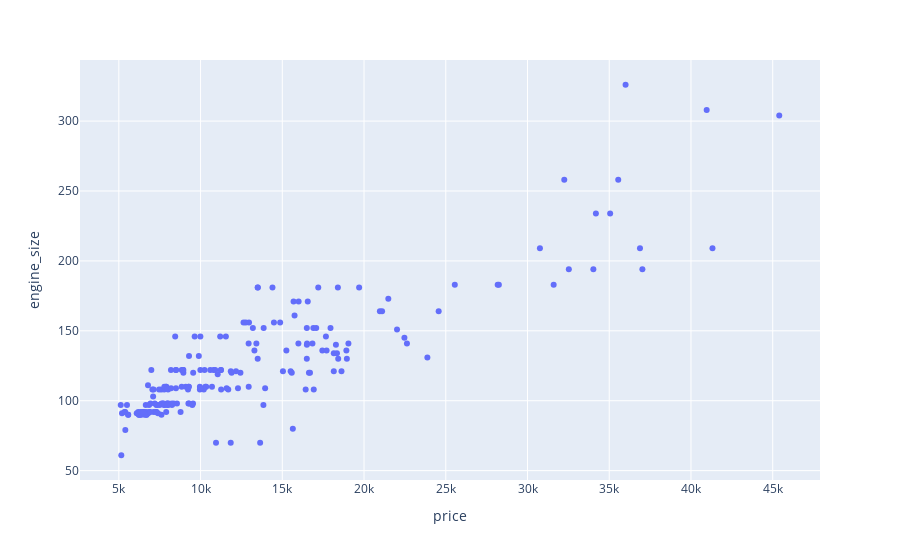

Notebook cell for this chart:
### Markdown cell above
### Scatter Plot

### Code cell
scat = px.scatter(df, x='price', y='engine_size')
scat.show()

### Figure 1 — Plotly figure (JSON) as saved in the notebook; plotly's stock layout.template omitted (floating-point values rounded to 4 significant figures; data arrays with more than 128 entries replaced by an {"elided": "..."} marker saying what was removed)
{"data": [{"hovertemplate": "price=%{x}<br>engine_size=%{y}<extra></extra>", "legendgroup": "", "marker": {"color": "#636efa", "symbol": "circle"}, "mode": "markers", "name": "", "orientation": "v", "showlegend": false, "type": "scatter", "x": {"elided": "201 int values"}, "xaxis": "x", "y": {"elided": "201 int values"}, "yaxis": "y"}], "layout": {"autosize": true, "dragmode": "zoom", "legend": {"tracegroupgap": 0}, "margin": {"t": 60}, "xaxis": {"anchor": "y", "autorange": true, "domain": [0, 1], "range": [2680.0, 47840.0], "title": {"text": "price"}, "type": "linear"}, "yaxis": {"anchor": "x", "autorange": true, "domain": [0, 1], "range": [61, 326], "title": {"text": "engine_size"}, "type": "linear"}}}
